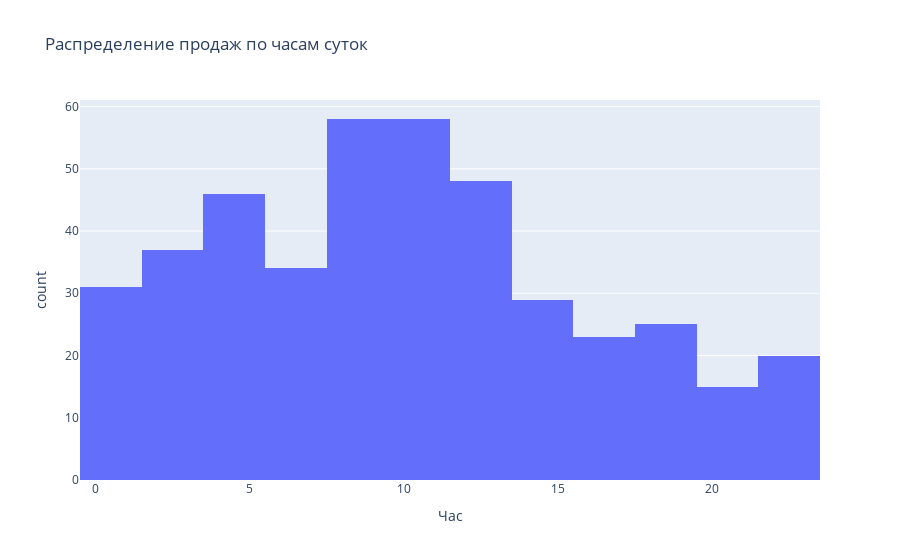

Source (notebook cell):
### Code cell
fig1 = px.histogram(jt, x='Час', nbins=12, title='Распределение продаж по часам суток')
fig1.show()

### Figure 1 — Plotly figure (JSON) as saved in the notebook; plotly's stock layout.template omitted (floating-point values rounded to 4 significant figures; data arrays with more than 128 entries replaced by an {"elided": "..."} marker saying what was removed)
{"data": [{"alignmentgroup": "True", "bingroup": "x", "hovertemplate": "Час=%{x}<br>count=%{y}<extra></extra>", "legendgroup": "", "marker": {"color": "#636efa", "pattern": {"shape": ""}}, "name": "", "nbinsx": 12, "offsetgroup": "", "orientation": "v", "showlegend": false, "type": "histogram", "x": {"elided": "424 int values"}, "xaxis": "x", "yaxis": "y"}], "layout": {"barmode": "relative", "legend": {"tracegroupgap": 0}, "title": {"text": "Распределение продаж по часам суток"}, "xaxis": {"anchor": "y", "domain": [0, 1], "title": {"text": "Час"}}, "yaxis": {"anchor": "x", "domain": [0, 1], "title": {"text": "count"}}}}
